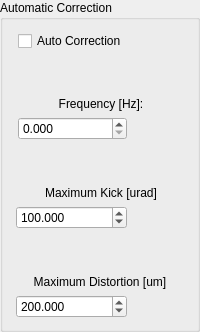
      <widget class="QGroupBox" name="GB_AutoCorr">
       <property name="title">
        <string>Automatic Correction</string>
       </property>
       <layout class="QGridLayout" name="gridLayout_7">
        <property name="sizeConstraint">
         <enum>QLayout::SetDefaultConstraint</enum>
        </property>
        <property name="horizontalSpacing">
         <number>2</number>
        </property>
        <item row="1" column="0" colspan="4">
         <spacer name="verticalSpacer_8">
          <property name="orientation">
           <enum>Qt::Vertical</enum>
          </property>
          <property name="sizeHint" stdset="0">
           <size>
            <width>20</width>
            <height>40</height>
           </size>
          </property>
         </spacer>
        </item>
        <item row="8" column="1" colspan="2">
         <widget class="PyDMSpinBox" name="PyDMSB_NrAverages_2">
          <property name="toolTip">
           <string/>
          </property>
          <property name="whatsThis">
           <string/>
          </property>
          <property name="decimals">
           <number>3</number>
          </property>
          <property name="maximum">
           <double>400.000000000000000</double>
          </property>
          <property name="singleStep">
           <double>1.000000000000000</double>
          </property>
          <property name="value">
           <double>100.000000000000000</double>
          </property>
          <property name="channel" stdset="0">
           <string>${PREFIX}MaxKickStrength-SP</string>
          </property>
          <property name="limitsFromPV" stdset="0">
           <bool>true</bool>
          </property>
         </widget>
        </item>
        <item row="2" column="1" colspan="3">
         <widget class="QLabel" name="LB_AutoCorrFreq">
          <property name="text">
           <string>Frequency [Hz]:</string>
          </property>
          <property name="alignment">
           <set>Qt::AlignCenter</set>
          </property>
         </widget>
        </item>
        <item row="11" column="0" colspan="4">
         <widget class="QLabel" name="label_17">
          <property name="text">
           <string>Maximum Distortion [um]</string>
          </property>
          <property name="alignment">
           <set>Qt::AlignCenter</set>
          </property>
         </widget>
        </item>
        <item row="4" column="3">
         <widget class="PyDMLabel" name="PyDMLB_AutoCorrFreq">
          <property name="sizePolicy">
           <sizepolicy hsizetype="Preferred" vsizetype="Preferred">
            <horstretch>1</horstretch>
            <verstretch>0</verstretch>
           </sizepolicy>
          </property>
          <property name="toolTip">
           <string/>
          </property>
          <property name="whatsThis">
           <string/>
          </property>
          <property name="channel">
           <string>${PREFIX}AutoCorrFreq-RB</string>
          </property>
          <property name="precision">
           <number>3</number>
          </property>
         </widget>
        </item>
        <item row="12" column="3">
         <widget class="PyDMLabel" name="PyDMLB_NrAverages_3">
          <property name="toolTip">
           <string/>
          </property>
          <property name="whatsThis">
           <string/>
          </property>
          <property name="channel">
           <string>${PREFIX}AutoCorrMaxDist-RB</string>
          </property>
          <property name="precision">
           <number>3</number>
          </property>
         </widget>
        </item>
        <item row="5" column="1" colspan="3">
         <spacer name="verticalSpacer_7">
          <property name="orientation">
           <enum>Qt::Vertical</enum>
          </property>
          <property name="sizeHint" stdset="0">
           <size>
            <width>20</width>
            <height>40</height>
           </size>
          </property>
         </spacer>
        </item>
        <item row="0" column="3">
         <widget class="PyDMLed" name="PyDMLed_AutoCorr">
          <property name="sizePolicy">
           <sizepolicy hsizetype="Preferred" vsizetype="Preferred">
            <horstretch>0</horstretch>
            <verstretch>0</verstretch>
           </sizepolicy>
          </property>
          <property name="toolTip">
           <string/>
          </property>
          <property name="whatsThis">
           <string/>
          </property>
          <property name="channel">
           <string>${PREFIX}AutoCorrState-Sts</string>
          </property>
         </widget>
        </item>
        <item row="0" column="2">
         <widget class="PyDMCheckbox" name="PyDMCB_AutoCorr">
          <property name="sizePolicy">
           <sizepolicy hsizetype="Minimum" vsizetype="Fixed">
            <horstretch>1</horstretch>
            <verstretch>0</verstretch>
           </sizepolicy>
          </property>
          <property name="toolTip">
           <string/>
          </property>
          <property name="whatsThis">
           <string/>
          </property>
          <property name="autoFillBackground">
           <bool>false</bool>
          </property>
          <property name="text">
           <string>Auto Correction</string>
          </property>
          <property name="checked">
           <bool>false</bool>
          </property>
          <property name="autoExclusive">
           <bool>false</bool>
          </property>
          <property name="channel" stdset="0">
           <string>${PREFIX}AutoCorrState-Sel</string>
          </property>
         </widget>
        </item>
        <item row="9" column="0" colspan="4">
         <spacer name="verticalSpacer_6">
          <property name="orientation">
           <enum>Qt::Vertical</enum>
          </property>
          <property name="sizeHint" stdset="0">
           <size>
            <width>20</width>
            <height>40</height>
           </size>
          </property>
         </spacer>
        </item>
        <item row="8" column="3">
         <widget class="PyDMLabel" name="PyDMLB_NrAverages_2">
          <property name="toolTip">
           <string/>
          </property>
          <property name="whatsThis">
           <string/>
          </property>
          <property name="channel">
           <string>${PREFIX}MaxKickStrength-RB</string>
          </property>
          <property name="precision">
           <number>3</number>
          </property>
         </widget>
        </item>
        <item row="12" column="1" colspan="2">
         <widget class="PyDMSpinBox" name="PyDMSB_NrAverages_3">
          <property name="toolTip">
           <string/>
          </property>
          <property name="whatsThis">
           <string/>
          </property>
          <property name="decimals">
           <number>3</number>
          </property>
          <property name="maximum">
           <double>5000.000000000000000</double>
          </property>
          <property name="singleStep">
           <double>10.000000000000000</double>
          </property>
          <property name="value">
           <double>200.000000000000000</double>
          </property>
          <property name="channel" stdset="0">
           <string>${PREFIX}AutoCorrMaxDist-SP</string>
          </property>
          <property name="limitsFromPV" stdset="0">
           <bool>true</bool>
          </property>
         </widget>
        </item>
        <item row="6" column="1" colspan="3">
         <widget class="QLabel" name="label_16">
          <property name="text">
           <string>Maximum Kick [urad]</string>
          </property>
          <property name="alignment">
           <set>Qt::AlignCenter</set>
          </property>
         </widget>
        </item>
        <item row="4" column="2">
         <widget class="PyDMSpinBox" name="PyDMSB_AutoCorrFreq">
          <property name="toolTip">
           <string/>
          </property>
          <property name="whatsThis">
           <string/>
          </property>
          <property name="decimals">
           <number>3</number>
          </property>
          <property name="singleStep">
           <double>0.100000000000000</double>
          </property>
          <property name="channel" stdset="0">
           <string>${PREFIX}AutoCorrFreq-SP</string>
          </property>
          <property name="limitsFromPV" stdset="0">
           <bool>true</bool>
          </property>
         </widget>
        </item>
       </layout>
      </widget>
